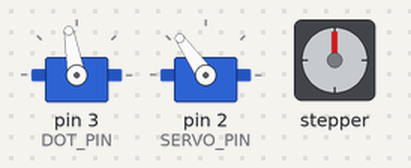
Simulated run of this sketch. Board: Arduino Uno, built with avr-gcc and run on an emulated ATmega328P. Shown: 2 × servo, stepper motor. Stepper angles assume 512 steps per turn.

Above: at 0.37 s.
At 5.4 s:
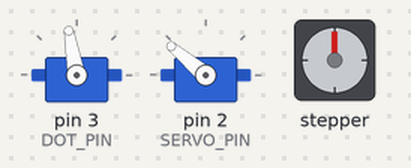
At 11.0 s:
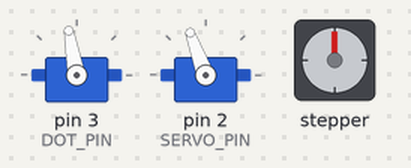
At 22.4 s:
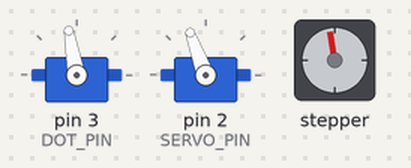
At 29.6 s:
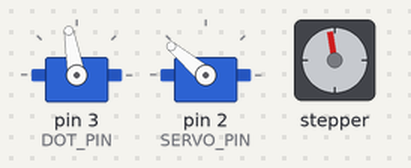
At 38.3 s:
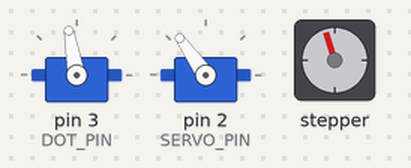
Timing chart, 0 to 39.8 s (numbered marks = the images above):
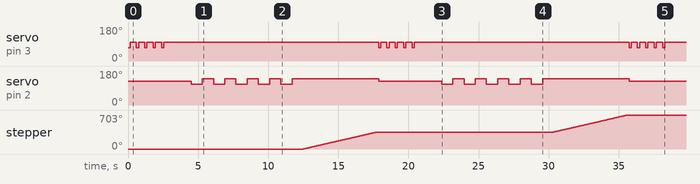

Measured:
- by itself, servo on pin 3 (DOT_PIN): repeats every 17.9 s: 3 × (70° 0.15 s, 100° 0.45 s), 70° 0.15 s, 100° 15.3 s, 70° 0.15 s, 100° 0.45 s
- by itself, stepper: turns 351° clockwise in 5.2 s, then 352° clockwise in 5.3 s
- by itself, servo on pin 2 (SERVO_PIN): 125° → 110° at 4.5 s, → 140° 0.80 s later, → 110° 0.80 s later, → 140° 0.80 s later, … (22 changes in this stretch)

The sketch:

setpperservo.ino
```cpp
 #include <Servo.h>        //舵机库
#include <Stepper_28BYJ_48.h> //更新的步进电机库文件


#define SERVO_PIN 2   //写字舵机接口号
#define DOT_PIN   3   //打点舵机接口号


#define DOT_UP_DELAY 150    //打点等待时间
#define DOT_DOWN_DELAY 150   //打点等待时间   //要符合舵机动作幅度的时间，延时过小会导致无法打到

#define DOT_UP 70     //打点舵机提升到的位置，让笔刚好贴到纸上，不能抬的幅度过高
#define DOT_DOWN 100   //下降后的位置
//
#define SERVO_MIN 110   //写字舵机的字顶部位置
#define SERVO_MAX 140   //底部位置

#define SERVO_STEPS 15  //字符的高度，数值越小，字符越大，建议范围（10~30）
#define LINE_TAB 9     //字符的基线位置，过大会超出纸的高度

#define SERVO_STEP (SERVO_MAX - SERVO_MIN) / SERVO_STEPS

#define SERVO_DELAY SERVO_STEP*5

#define STEPPER_STEP 600 / SERVO_STEPS


Servo servo;              //写字舵机
Servo servo_dot;          //打点舵机
Stepper_28BYJ_48 stepper(4,5,6,7);  // 步进电机   in1~4端口 4 5 6 7

void setup() {

  servo_dot.attach(DOT_PIN);
  servo_dot.write(DOT_DOWN);

  servo.attach(SERVO_PIN);

  pinMode(DOT_PIN, OUTPUT);


}


void loop()
{
//调试打点舵机的位置
servo.write((SERVO_MIN + SERVO_MAX) / 2);
 for (int i=0;i<5;i++)
 {
  servo_dot.write(DOT_UP);
  delay(DOT_UP_DELAY);
  servo_dot.write(DOT_DOWN);
  delay(DOT_DOWN_DELAY);
  delay(300);
 }
  delay(1500);

  //调试写字舵机的位置
  for (int i=0;i<5;i++)
 {
  servo.write(SERVO_MIN);
  delay(800);
  servo.write(SERVO_MAX);
  delay(800);
 }

  stepper.step(500); //连续很长的纸
  delay(100);
}
```
